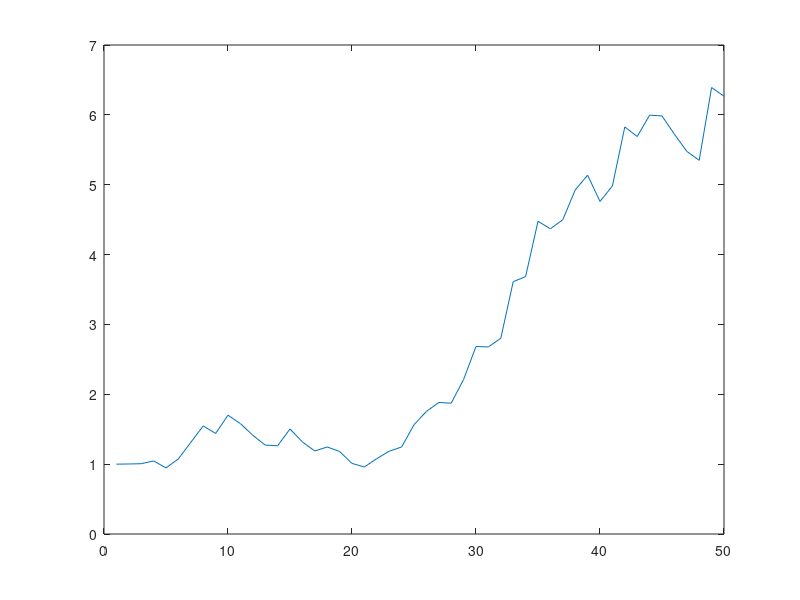

Reproduce this figure in MATLAB.
%parameters
lambda = 0.1;
r = 0.03;
sigma = 0.1;
s0 = 1;
dt = 1;
T = 50;

s = zeros(T,1);
s(1) = s0;
y = zeros(T,1);

%generate simple price process

for i=2:dt:T
   z = randn(); 
   s(i) = s(i-1)*exp((r-0.5*sigma^2)*dt + sigma*sqrt(dt)*z);
end

%generate jumps
for i=1:dt:T
   p = poissrnd(lambda);
   
   for j=1:1:p
       y(i) = y(i) + randn();
   end
end

% sum up the processes and plot
plot(1:dt:T,s+y)